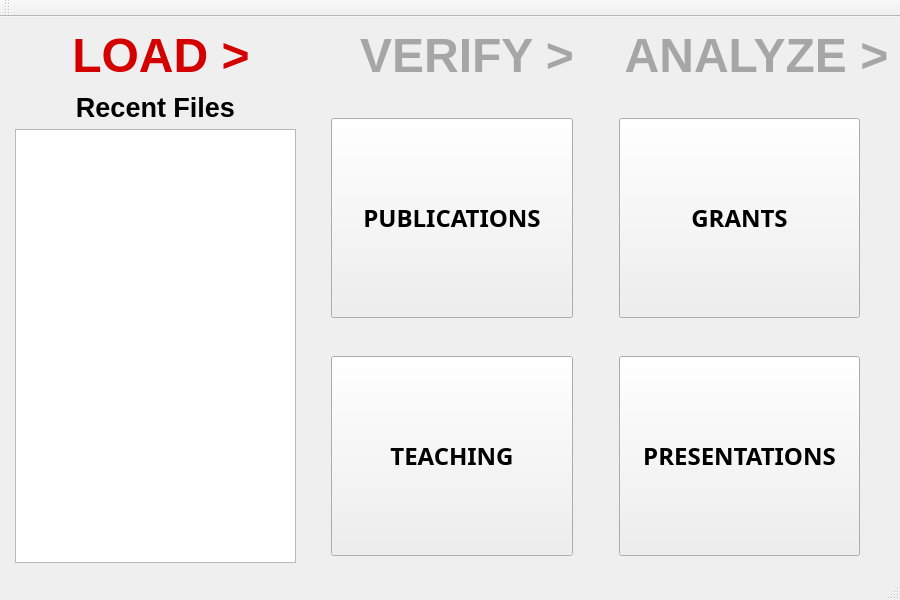
<?xml version="1.0" encoding="UTF-8"?>
<ui version="4.0">
 <class>MainWindow</class>
 <widget class="QMainWindow" name="MainWindow">
  <property name="enabled">
   <bool>true</bool>
  </property>
  <property name="geometry">
   <rect>
    <x>0</x>
    <y>0</y>
    <width>900</width>
    <height>600</height>
   </rect>
  </property>
  <property name="minimumSize">
   <size>
    <width>900</width>
    <height>600</height>
   </size>
  </property>
  <property name="windowTitle">
   <string>MainWindow</string>
  </property>
  <property name="styleSheet">
   <string notr="true">background{rgb(255, 255, 255)}</string>
  </property>
  <widget class="QWidget" name="centralWidget">
   <property name="minimumSize">
    <size>
     <width>900</width>
     <height>600</height>
    </size>
   </property>
   <property name="autoFillBackground">
    <bool>true</bool>
   </property>
   <property name="styleSheet">
    <string notr="true">background{rgb(255, 255, 255)}</string>
   </property>
   <widget class="QWidget" name="horizontalLayoutWidget">
    <property name="geometry">
     <rect>
      <x>0</x>
      <y>0</y>
      <width>901</width>
      <height>71</height>
     </rect>
    </property>
    <layout class="QHBoxLayout" name="navigation_area">
     <property name="sizeConstraint">
      <enum>QLayout::SetDefaultConstraint</enum>
     </property>
     <item>
      <widget class="QLabel" name="load_label">
       <property name="minimumSize">
        <size>
         <width>300</width>
         <height>0</height>
        </size>
       </property>
       <property name="text">
        <string>&lt;html&gt;&lt;head/&gt;&lt;body&gt;&lt;p&gt;&lt;span style=&quot; font-size:36pt; font-weight:600; color:#d40000;&quot;&gt;LOAD &amp;gt;&lt;/span&gt;&lt;/p&gt;&lt;/body&gt;&lt;/html&gt;</string>
       </property>
       <property name="textFormat">
        <enum>Qt::RichText</enum>
       </property>
       <property name="alignment">
        <set>Qt::AlignCenter</set>
       </property>
      </widget>
     </item>
     <item>
      <widget class="QLabel" name="verify_label">
       <property name="minimumSize">
        <size>
         <width>300</width>
         <height>0</height>
        </size>
       </property>
       <property name="text">
        <string>&lt;html&gt;&lt;head/&gt;&lt;body&gt;&lt;p&gt;&lt;span style=&quot; font-size:36pt; font-weight:600; color:#a6a6a6;&quot;&gt;VERIFY &amp;gt;&lt;/span&gt;&lt;/p&gt;&lt;/body&gt;&lt;/html&gt;</string>
       </property>
       <property name="textFormat">
        <enum>Qt::RichText</enum>
       </property>
       <property name="alignment">
        <set>Qt::AlignCenter</set>
       </property>
      </widget>
     </item>
     <item>
      <widget class="QLabel" name="analyze_label">
       <property name="minimumSize">
        <size>
         <width>0</width>
         <height>0</height>
        </size>
       </property>
       <property name="text">
        <string>&lt;html&gt;&lt;head/&gt;&lt;body&gt;&lt;p&gt;&lt;span style=&quot; font-size:36pt; font-weight:600; color:#a6a6a6;&quot;&gt;ANALYZE &amp;gt;&lt;/span&gt;&lt;/p&gt;&lt;/body&gt;&lt;/html&gt;</string>
       </property>
       <property name="textFormat">
        <enum>Qt::RichText</enum>
       </property>
       <property name="alignment">
        <set>Qt::AlignCenter</set>
       </property>
      </widget>
     </item>
    </layout>
   </widget>
   <widget class="QWidget" name="verticalLayoutWidget">
    <property name="geometry">
     <rect>
      <x>10</x>
      <y>70</y>
      <width>291</width>
      <height>481</height>
     </rect>
    </property>
    <layout class="QVBoxLayout" name="recent_files_area">
     <property name="leftMargin">
      <number>5</number>
     </property>
     <property name="topMargin">
      <number>5</number>
     </property>
     <property name="rightMargin">
      <number>5</number>
     </property>
     <property name="bottomMargin">
      <number>5</number>
     </property>
     <item>
      <widget class="QLabel" name="recent_files_label">
       <property name="minimumSize">
        <size>
         <width>0</width>
         <height>30</height>
        </size>
       </property>
       <property name="text">
        <string>&lt;html&gt;&lt;head/&gt;&lt;body&gt;&lt;p align=&quot;center&quot;&gt;&lt;span style=&quot; font-size:20pt; font-weight:600;&quot;&gt;Recent Files&lt;/span&gt;&lt;/p&gt;&lt;/body&gt;&lt;/html&gt;</string>
       </property>
      </widget>
     </item>
     <item>
      <widget class="QListView" name="recent_files_list"/>
     </item>
    </layout>
   </widget>
   <widget class="QWidget" name="verticalLayoutWidget_2">
    <property name="geometry">
     <rect>
      <x>300</x>
      <y>70</y>
      <width>591</width>
      <height>492</height>
     </rect>
    </property>
    <layout class="QVBoxLayout" name="file_select_area">
     <item>
      <layout class="QHBoxLayout" name="horizontalLayout">
       <item>
        <layout class="QVBoxLayout" name="pub_btn_area">
         <property name="spacing">
          <number>20</number>
         </property>
         <property name="leftMargin">
          <number>20</number>
         </property>
         <property name="topMargin">
          <number>20</number>
         </property>
         <property name="rightMargin">
          <number>20</number>
         </property>
         <property name="bottomMargin">
          <number>20</number>
         </property>
         <item>
          <widget class="QPushButton" name="pub_btn">
           <property name="minimumSize">
            <size>
             <width>200</width>
             <height>200</height>
            </size>
           </property>
           <property name="font">
            <font>
             <family>Arial Black</family>
             <pointsize>18</pointsize>
             <weight>75</weight>
             <bold>true</bold>
            </font>
           </property>
           <property name="text">
            <string>PUBLICATIONS</string>
           </property>
          </widget>
         </item>
        </layout>
       </item>
       <item>
        <layout class="QVBoxLayout" name="grants_btn_area">
         <property name="spacing">
          <number>20</number>
         </property>
         <property name="leftMargin">
          <number>20</number>
         </property>
         <property name="topMargin">
          <number>20</number>
         </property>
         <property name="rightMargin">
          <number>20</number>
         </property>
         <property name="bottomMargin">
          <number>20</number>
         </property>
         <item>
          <widget class="QPushButton" name="grants_btn">
           <property name="minimumSize">
            <size>
             <width>200</width>
             <height>200</height>
            </size>
           </property>
           <property name="font">
            <font>
             <family>Arial Black</family>
             <pointsize>18</pointsize>
             <weight>75</weight>
             <bold>true</bold>
            </font>
           </property>
           <property name="text">
            <string>GRANTS</string>
           </property>
          </widget>
         </item>
        </layout>
       </item>
      </layout>
     </item>
     <item>
      <layout class="QHBoxLayout" name="horizontal_layout2">
       <item>
        <layout class="QVBoxLayout" name="teach_btn_area">
         <property name="spacing">
          <number>20</number>
         </property>
         <property name="leftMargin">
          <number>20</number>
         </property>
         <property name="topMargin">
          <number>20</number>
         </property>
         <property name="rightMargin">
          <number>20</number>
         </property>
         <property name="bottomMargin">
          <number>20</number>
         </property>
         <item>
          <widget class="QPushButton" name="teach_btn">
           <property name="minimumSize">
            <size>
             <width>200</width>
             <height>200</height>
            </size>
           </property>
           <property name="font">
            <font>
             <family>Arial Black</family>
             <pointsize>18</pointsize>
             <weight>75</weight>
             <bold>true</bold>
            </font>
           </property>
           <property name="text">
            <string>TEACHING</string>
           </property>
          </widget>
         </item>
        </layout>
       </item>
       <item>
        <layout class="QVBoxLayout" name="pre_btn_area">
         <property name="spacing">
          <number>20</number>
         </property>
         <property name="leftMargin">
          <number>20</number>
         </property>
         <property name="topMargin">
          <number>20</number>
         </property>
         <property name="rightMargin">
          <number>20</number>
         </property>
         <property name="bottomMargin">
          <number>20</number>
         </property>
         <item>
          <widget class="QPushButton" name="pres_btn">
           <property name="minimumSize">
            <size>
             <width>200</width>
             <height>200</height>
            </size>
           </property>
           <property name="font">
            <font>
             <family>Arial Black</family>
             <pointsize>18</pointsize>
             <weight>75</weight>
             <bold>true</bold>
            </font>
           </property>
           <property name="text">
            <string>PRESENTATIONS</string>
           </property>
          </widget>
         </item>
        </layout>
       </item>
      </layout>
     </item>
    </layout>
   </widget>
  </widget>
  <widget class="QMenuBar" name="menuBar">
   <property name="geometry">
    <rect>
     <x>0</x>
     <y>0</y>
     <width>900</width>
     <height>21</height>
    </rect>
   </property>
  </widget>
  <widget class="QToolBar" name="mainToolBar">
   <property name="minimumSize">
    <size>
     <width>900</width>
     <height>0</height>
    </size>
   </property>
   <attribute name="toolBarArea">
    <enum>TopToolBarArea</enum>
   </attribute>
   <attribute name="toolBarBreak">
    <bool>false</bool>
   </attribute>
  </widget>
  <widget class="QStatusBar" name="statusBar"/>
 </widget>
 <layoutdefault spacing="6" margin="11"/>
 <resources/>
 <connections/>
</ui>
